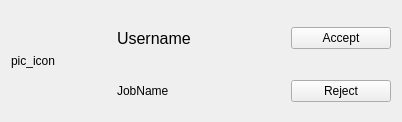
<?xml version="1.0" encoding="UTF-8"?>
<ui version="4.0">
 <class>JobRequestDelegate</class>
 <widget class="QWidget" name="JobRequestDelegate">
  <property name="geometry">
   <rect>
    <x>0</x>
    <y>0</y>
    <width>402</width>
    <height>122</height>
   </rect>
  </property>
  <property name="windowTitle">
   <string>Form</string>
  </property>
  <layout class="QGridLayout" name="gridLayout">
   <item row="0" column="1">
    <widget class="QLabel" name="username_lbl">
     <property name="font">
      <font>
       <pointsize>12</pointsize>
      </font>
     </property>
     <property name="text">
      <string notr="true">Username</string>
     </property>
    </widget>
   </item>
   <item row="1" column="2">
    <widget class="QPushButton" name="reject_btn">
     <property name="maximumSize">
      <size>
       <width>100</width>
       <height>16777215</height>
      </size>
     </property>
     <property name="text">
      <string>Reject</string>
     </property>
     <property name="icon">
      <iconset resource="../../resource.qrc">
       <normaloff>:/close.svg</normaloff>:/close.svg</iconset>
     </property>
    </widget>
   </item>
   <item row="1" column="1">
    <widget class="QLabel" name="job_name_lbl">
     <property name="text">
      <string notr="true">JobName</string>
     </property>
    </widget>
   </item>
   <item row="0" column="2">
    <widget class="QPushButton" name="accept_btn">
     <property name="maximumSize">
      <size>
       <width>100</width>
       <height>16777215</height>
      </size>
     </property>
     <property name="text">
      <string>Accept</string>
     </property>
     <property name="icon">
      <iconset resource="../../resource.qrc">
       <normaloff>:/check.png</normaloff>:/check.png</iconset>
     </property>
    </widget>
   </item>
   <item row="0" column="0" rowspan="2">
    <widget class="QLabel" name="pic_lbl">
     <property name="sizePolicy">
      <sizepolicy hsizetype="Fixed" vsizetype="Fixed">
       <horstretch>0</horstretch>
       <verstretch>0</verstretch>
      </sizepolicy>
     </property>
     <property name="minimumSize">
      <size>
       <width>100</width>
       <height>100</height>
      </size>
     </property>
     <property name="maximumSize">
      <size>
       <width>100</width>
       <height>200</height>
      </size>
     </property>
     <property name="text">
      <string notr="true">pic_icon</string>
     </property>
    </widget>
   </item>
  </layout>
 </widget>
 <resources>
  <include location="../../resource.qrc"/>
 </resources>
 <connections/>
</ui>
